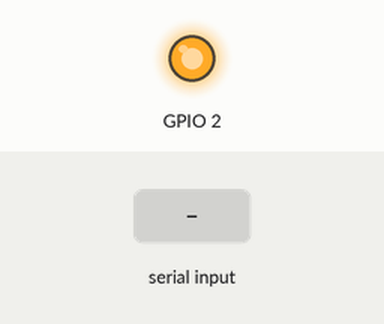
Simulated run of this sketch. Board: ESP32. On the bench: output pins drawn as LEDs (lit = HIGH). The inputs (shaded band) are chosen by the test bench. Nothing arrives over Bluetooth unless stated; what the sketch prints to the serial monitor is not drawn.

Above: at 1.2 s.
1.3 s: "1" received over the second serial link
At 1.8 s:
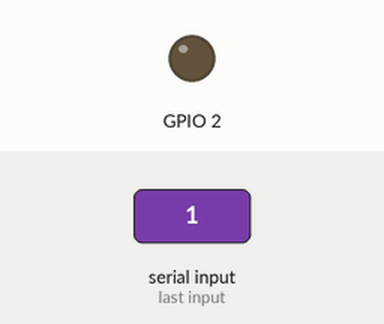
2.8 s: "0" received over the second serial link
At 3.3 s:
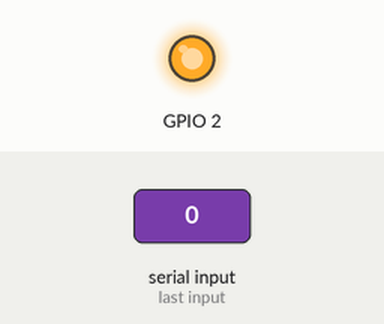
Timing chart, 0 to 5.8 s (numbered marks = the images above; inputs shaded):
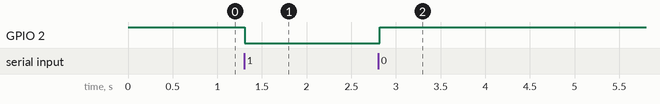

The sketch:

SmartLockESP32BLE.ino
```cpp
#include "BluetoothSerial.h"

String device_name = "ESP32-SmartLock";

#if !defined(CONFIG_BT_ENABLED) || !defined(CONFIG_BLUEDROID_ENABLED)
#error Bluetooth is not enabled! Please run `make menuconfig` to and enable it
#endif

#if !defined(CONFIG_BT_SPP_ENABLED)
#error Serial Bluetooth not available or not enabled. It is only available for the ESP32 chip.
#endif

BluetoothSerial SerialBT;

void setup() {
  pinMode(2,OUTPUT);
  digitalWrite(2,HIGH);
  Serial.begin(115200);
  SerialBT.begin(device_name); //Bluetooth device name
  Serial.printf("The device with name \"%s\" is started.\nNow you can pair it with Bluetooth!\n", device_name.c_str());
  //Serial.printf("The device with name \"%s\" and MAC address %s is started.\nNow you can pair it with Bluetooth!\n", device_name.c_str(), SerialBT.getMacString()); // Use this after the MAC method is implemented

}

void loop() {
  if (SerialBT.available()) {
    char value=SerialBT.read();
    if(value=='1'){
      digitalWrite(2,LOW);
    }else if (value=='0'){
      digitalWrite(2,HIGH);
    }
  }
  delay(20);
}
```

Measured:
- after the input at 1.3 s, GPIO 2: HIGH → LOW at once
- after the input at 2.8 s, GPIO 2: LOW → HIGH at once
